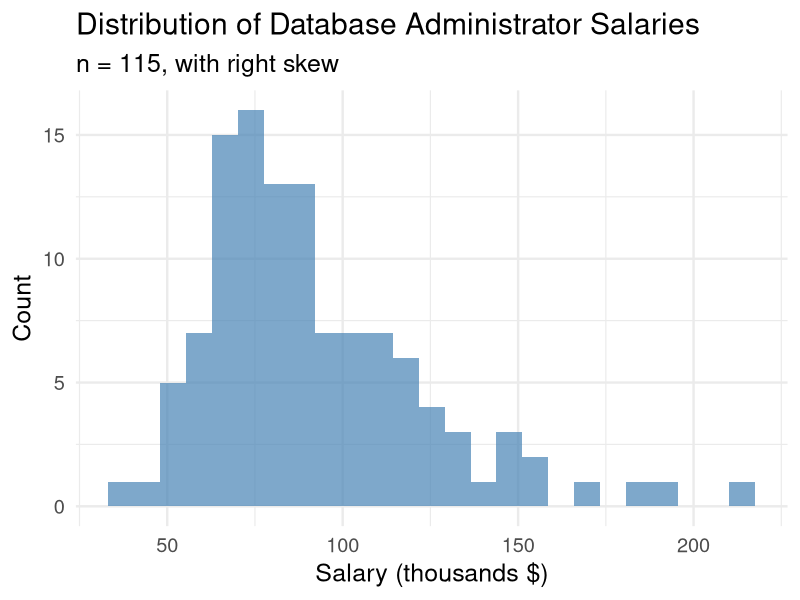
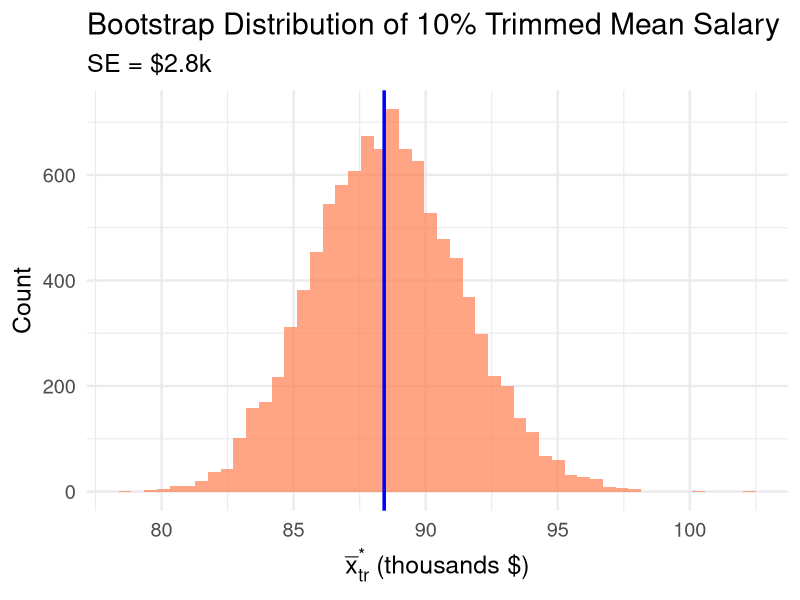
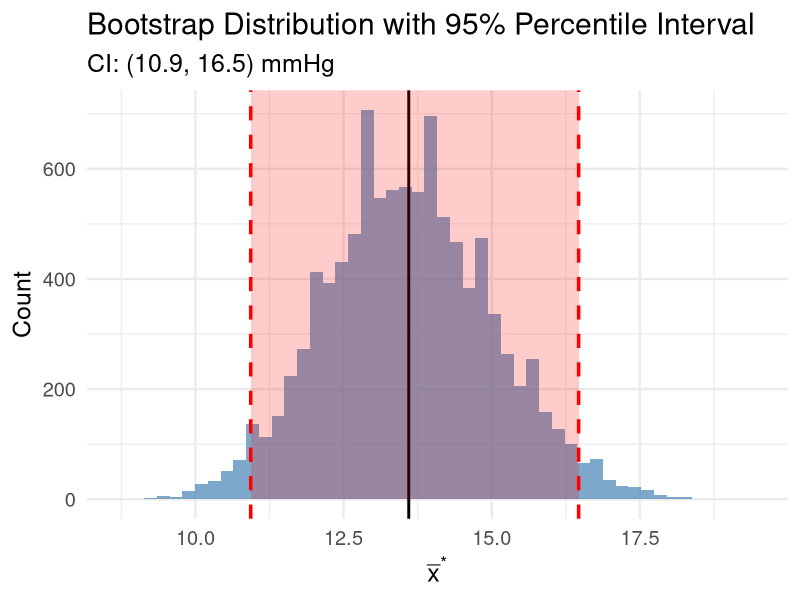
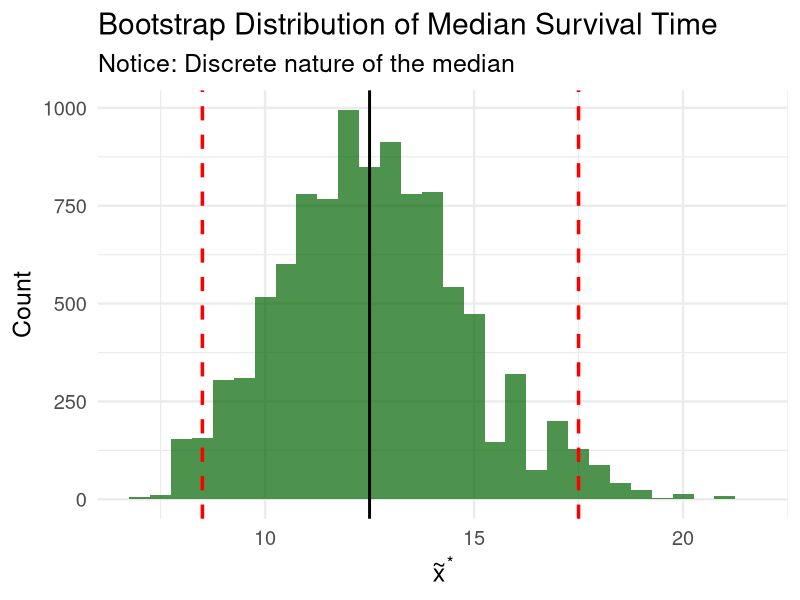
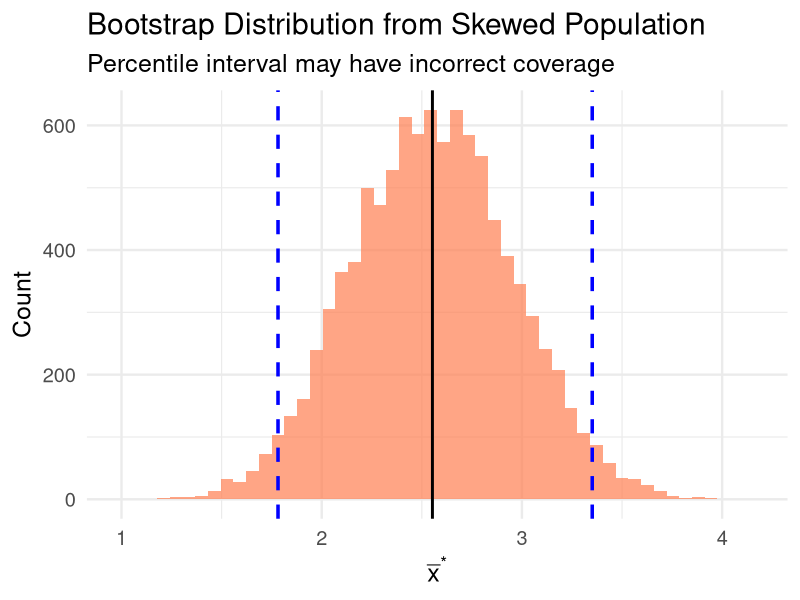
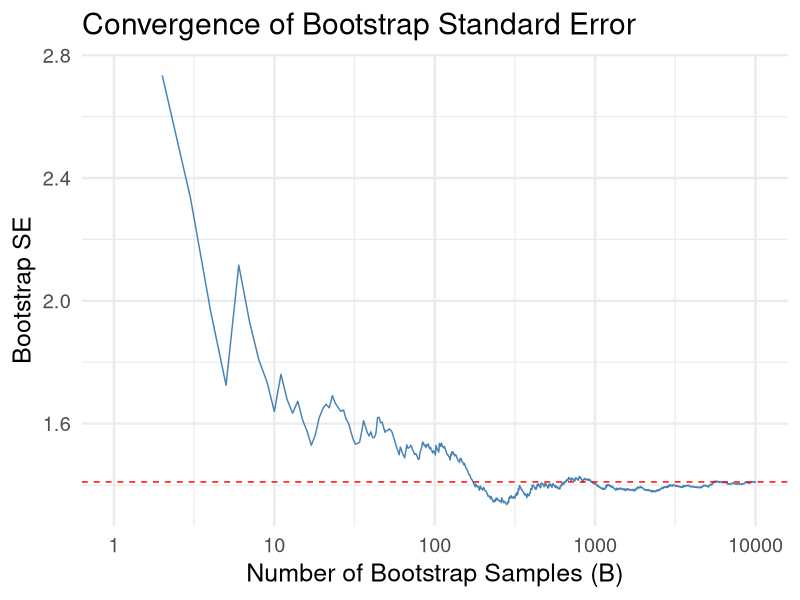
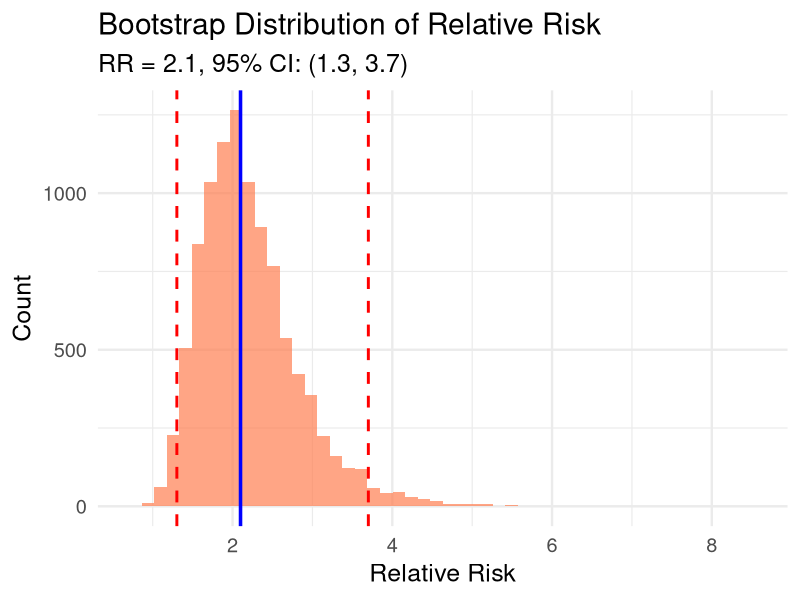
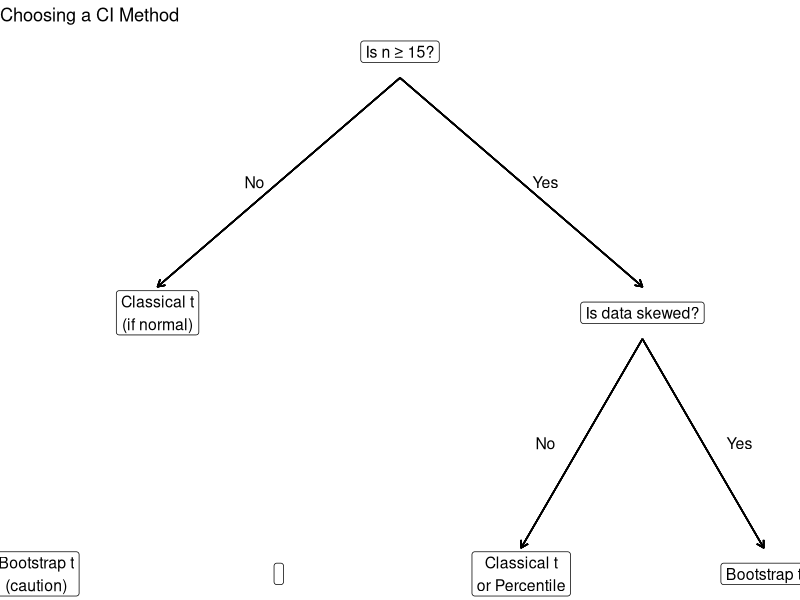

Recreate these plots in R, in order.
## ---- chunk 1
#| label: setup
#| include: false
library(tidyverse)
library(broom)
library(patchwork)
set.seed(551)
theme_set(theme_minimal(base_size = 18))
## ---- chunk 2
#| echo: true
response_times <- c(8, 12, 15, 7, 22, 45, 11, 9, 14, 18, 10, 13)
n <- length(response_times)

cat("n =", n, "\n")
cat("Mean:", round(mean(response_times), 2), "days\n")
cat("Median:", median(response_times), "days\n")
cat("SD:", round(sd(response_times), 2), "days")
## ---- chunk 3
#| echo: true
bp_reduction <- c(12, 8, 15, 22, 5, 18, 11, 14, 9, 25, 7, 16, 13, 10, 19)
n_bp <- length(bp_reduction)

cat("Sample size:", n_bp, "\n")
cat("Mean reduction:", round(mean(bp_reduction), 2), "mmHg\n")
cat("Sample SD:", round(sd(bp_reduction), 2), "mmHg\n")
cat("Classical SE:", round(sd(bp_reduction)/sqrt(n_bp), 2), "mmHg")
## ---- chunk 4
#| echo: true
set.seed(551)
B <- 10000
boot_means_bp <- replicate(B, {
  boot_sample <- sample(bp_reduction, n_bp, replace = TRUE)
  mean(boot_sample)
})

# Compare standard errors
classical_se <- sd(bp_reduction) / sqrt(n_bp)
boot_se <- sd(boot_means_bp)

cat("Classical SE (s/√n):", round(classical_se, 3), "\n")
cat("Bootstrap SE:", round(boot_se, 3), "\n")
cat("Ratio:", round(boot_se / classical_se, 3))
## ---- chunk 5
#| echo: true
# Data with potential outlier
response_times <- c(8, 12, 15, 7, 22, 45, 11, 9, 14, 18, 10, 13)

# Bootstrap for 10% trimmed mean
set.seed(551)
boot_trimmed <- replicate(10000, {
  x <- sample(response_times, length(response_times), replace = TRUE)
  mean(x, trim = 0.10)  # Trim 10% from each end
})

cat("Sample mean:", round(mean(response_times), 2), "\n")
cat("10% Trimmed mean:", round(mean(response_times, trim = 0.10), 2), "\n")
cat("Bootstrap SE of trimmed mean:", round(sd(boot_trimmed), 2))
## ---- chunk 6
#| echo: true
#| code-fold: true
# Sample salaries (in thousands) - simulated based on Devore example
set.seed(123)
salaries <- round(c(rlnorm(100, log(80), 0.3), rlnorm(15, log(150), 0.4))) * 1000
n_sal <- length(salaries)

tibble(x = salaries) |>
  ggplot(aes(x = x/1000)) +
  geom_histogram(bins = 25, fill = "steelblue", alpha = 0.7) +
  labs(x = "Salary (thousands $)", y = "Count",
       title = "Distribution of Database Administrator Salaries",
       subtitle = paste0("n = ", n_sal, ", with right skew"))
## ---- chunk 7
#| echo: true
# 10% trimmed mean
xbar_tr <- mean(salaries, trim = 0.10)

# Bootstrap
set.seed(551)
B <- 10000
boot_trimmed_sal <- replicate(B, {
  x <- sample(salaries, n_sal, replace = TRUE)
  mean(x, trim = 0.10)
})

cat("10% Trimmed mean:", round(xbar_tr, 0), "\n")
cat("Bootstrap SE:", round(sd(boot_trimmed_sal), 0), "\n")
cat("Bootstrap mean of trimmed means:", round(mean(boot_trimmed_sal), 0))
## ---- chunk 8
#| code-fold: true
#| fig-height: 6
tibble(x = boot_trimmed_sal) |>
  ggplot(aes(x = x/1000)) +
  geom_histogram(bins = 50, fill = "coral", alpha = 0.7) +
  geom_vline(xintercept = xbar_tr/1000, color = "blue", linewidth = 1.2) +
  labs(x = expression(bar(x)[tr]^"*" ~ "(thousands $)"), y = "Count",
       title = "Bootstrap Distribution of 10% Trimmed Mean Salary",
       subtitle = paste0("SE = $", round(sd(boot_trimmed_sal)/1000, 1), "k"))
## ---- chunk 9
# Check bias for trimmed mean
boot_bias <- mean(boot_trimmed_sal) - xbar_tr
cat("Bootstrap bias estimate:", round(boot_bias, 0), "\n")
cat("Bias as % of estimate:", round(100 * boot_bias / xbar_tr, 2), "%")
## ---- chunk 10
#| echo: true
# Blood pressure reduction data
set.seed(551)
bp_reduction <- c(12, 8, 15, 22, 5, 18, 11, 14, 9, 25, 7, 16, 13, 10, 19)

# Bootstrap
boot_means_bp <- replicate(10000, mean(sample(bp_reduction, length(bp_reduction), replace = TRUE)))

# 95% Percentile interval
percentile_ci <- quantile(boot_means_bp, probs = c(0.025, 0.975))

cat("Sample mean:", round(mean(bp_reduction), 2), "mmHg\n")
cat("95% Bootstrap Percentile CI:", round(percentile_ci, 2), "mmHg\n")

# Compare to t-interval
t_ci <- t.test(bp_reduction)$conf.int
cat("95% t-interval:", round(t_ci, 2), "mmHg")
## ---- chunk 11
#| code-fold: true
#| fig-height: 6
tibble(x = boot_means_bp) |>
  ggplot(aes(x = x)) +
  geom_histogram(bins = 50, fill = "steelblue", alpha = 0.7) +
  geom_vline(xintercept = percentile_ci, color = "red", linewidth = 1.2, linetype = "dashed") +
  geom_vline(xintercept = mean(bp_reduction), color = "black", linewidth = 1) +
  annotate("rect", xmin = percentile_ci[1], xmax = percentile_ci[2], 
           ymin = 0, ymax = Inf, alpha = 0.2, fill = "red") +
  labs(x = expression(bar(x)^"*"), y = "Count",
       title = "Bootstrap Distribution with 95% Percentile Interval",
       subtitle = paste0("CI: (", round(percentile_ci[1], 1), ", ", round(percentile_ci[2], 1), ") mmHg"))
## ---- chunk 12
#| echo: true
# Survival times (months) for 20 cancer patients
survival_times <- c(4, 8, 12, 15, 18, 6, 9, 24, 36, 11,
                    7, 14, 21, 10, 13, 5, 17, 22, 8, 19)

# Bootstrap for median
set.seed(551)
boot_medians <- replicate(10000, {
  median(sample(survival_times, length(survival_times), replace = TRUE))
})

# Results
cat("Sample median:", median(survival_times), "months\n")
cat("Bootstrap SE:", round(sd(boot_medians), 2), "months\n")
cat("95% Percentile CI:", quantile(boot_medians, c(0.025, 0.975)), "months")
## ---- chunk 13
#| code-fold: true
#| fig-height: 5.5
med_ci <- quantile(boot_medians, c(0.025, 0.975))

tibble(x = boot_medians) |>
  ggplot(aes(x = x)) +
  geom_histogram(bins = 30, fill = "darkgreen", alpha = 0.7) +
  geom_vline(xintercept = med_ci, color = "red", linewidth = 1.2, linetype = "dashed") +
  geom_vline(xintercept = median(survival_times), color = "black", linewidth = 1) +
  labs(x = expression(tilde(x)^"*"), y = "Count",
       title = "Bootstrap Distribution of Median Survival Time",
       subtitle = "Notice: Discrete nature of the median")
## ---- chunk 14
#| echo: true
# Bootstrap t interval for trimmed mean salary
xbar_tr <- mean(salaries, trim = 0.10)
se_boot <- sd(boot_trimmed_sal)
t_crit <- qt(0.975, df = length(salaries) - 1)

ci_lower <- xbar_tr - t_crit * se_boot
ci_upper <- xbar_tr + t_crit * se_boot

cat("Bootstrap t 95% CI for trimmed mean salary:\n")
cat("($", round(ci_lower, 0), ", $", round(ci_upper, 0), ")", sep = "")
## ---- chunk 15
#| echo: true
bootstrap_t_interval <- function(data, B = 10000, conf = 0.95) {
  n <- length(data)
  xbar <- mean(data)
  se <- sd(data) / sqrt(n)
  
  # Compute bootstrap t statistics
  t_star <- replicate(B, {
    boot_samp <- sample(data, n, replace = TRUE)
    (mean(boot_samp) - xbar) / (sd(boot_samp) / sqrt(n))
  })
  
  # Quantiles
  alpha <- 1 - conf
  q_lower <- quantile(t_star, alpha/2)
  q_upper <- quantile(t_star, 1 - alpha/2)
  
  # CI (note the reversal!)
  c(xbar - q_upper * se, xbar - q_lower * se)
}

# Apply to blood pressure data
boot_t_ci <- bootstrap_t_interval(bp_reduction)
cat("Bootstrap t CI:", round(boot_t_ci, 2), "mmHg")
## ---- chunk 16
#| echo: true
#| code-fold: true
# Compare all CI methods for BP reduction data
set.seed(551)

# Classical t
t_result <- t.test(bp_reduction)$conf.int

# Bootstrap percentile
boot_stats <- replicate(10000, mean(sample(bp_reduction, length(bp_reduction), replace = TRUE)))
pct_ci <- quantile(boot_stats, c(0.025, 0.975))

# Bootstrap t
boot_t_ci <- bootstrap_t_interval(bp_reduction)

tibble(
  Method = c("Classical t", "Bootstrap Percentile", "Bootstrap t"),
  Lower = c(t_result[1], pct_ci[1], boot_t_ci[1]),
  Upper = c(t_result[2], pct_ci[2], boot_t_ci[2])
) |>
  mutate(
    Width = Upper - Lower,
    across(Lower:Width, ~round(.x, 2))
  )
## ---- chunk 17
#| code-fold: true
#| fig-height: 5.5
# Highly skewed data
set.seed(551)
skewed_data <- rexp(15, rate = 0.5)  # Exponential with mean 2

boot_skewed <- replicate(10000, mean(sample(skewed_data, 15, replace = TRUE)))
pct_ci_skew <- quantile(boot_skewed, c(0.025, 0.975))

tibble(x = boot_skewed) |>
  ggplot(aes(x = x)) +
  geom_histogram(bins = 50, fill = "coral", alpha = 0.7) +
  geom_vline(xintercept = pct_ci_skew, color = "blue", linewidth = 1.2, linetype = "dashed") +
  geom_vline(xintercept = mean(skewed_data), color = "black", linewidth = 1) +
  labs(x = expression(bar(x)^"*"), y = "Count",
       title = "Bootstrap Distribution from Skewed Population",
       subtitle = "Percentile interval may have incorrect coverage")
## ---- chunk 18
#| echo: true
# Demonstrating convergence of bootstrap SE
set.seed(551)
B_values <- c(100, 500, 1000, 5000, 10000)

convergence <- map_dfr(B_values, function(B) {
  boot_means <- replicate(B, mean(sample(bp_reduction, length(bp_reduction), replace = TRUE)))
  tibble(B = B, SE = sd(boot_means))
})

convergence
## ---- chunk 19
#| code-fold: true
#| fig-height: 5.5
set.seed(551)
# Run multiple bootstrap analyses with different B
running_se <- tibble(
  B = 1:10000,
  cumulative_se = accumulate(
    replicate(10000, mean(sample(bp_reduction, length(bp_reduction), replace = TRUE))),
    ~c(.x, .y),
    .init = numeric(0)
  )[-1] |> map_dbl(sd)
)

running_se |>
  ggplot(aes(x = B, y = cumulative_se)) +
  geom_line(color = "steelblue") +
  geom_hline(yintercept = tail(running_se$cumulative_se, 1), linetype = "dashed", color = "red") +
  labs(x = "Number of Bootstrap Samples (B)", y = "Bootstrap SE",
       title = "Convergence of Bootstrap Standard Error") +
  scale_x_log10()
## ---- chunk 20
#| echo: false
tibble(
  Situation = c("Small n (≤10), normal data", 
                "Small n (≤10), skewed data",
                "Large n, normal data",
                "Large n, skewed data",
                "Complex statistic (trimmed mean, ratio)"),
  Recommendation = c("Classical t preferred",
                     "Bootstrap t (with caution)",
                     "Either works well",
                     "Bootstrap t preferred",
                     "Bootstrap (no classical alternative)")
) |>
  knitr::kable()
## ---- chunk 21
#| echo: true
# Relative risk
p1 <- 55/3338  # High BP group
p2 <- 21/2676  # Low BP group
rr_hat <- p1/p2

cat("Risk (high BP):", round(p1 * 100, 2), "%\n")
cat("Risk (low BP):", round(p2 * 100, 2), "%\n")
cat("Relative Risk:", round(rr_hat, 2))
## ---- chunk 22
#| echo: true
set.seed(551)
n1 <- 3338; x1 <- 55
n2 <- 2676; x2 <- 21

# Bootstrap
boot_rr <- replicate(10000, {
  # Resample from each group (binary outcomes)
  boot_p1 <- sum(sample(c(rep(1, x1), rep(0, n1 - x1)), n1, replace = TRUE)) / n1
  boot_p2 <- sum(sample(c(rep(1, x2), rep(0, n2 - x2)), n2, replace = TRUE)) / n2
  
  # Handle division by zero
  if (boot_p2 == 0) return(NA)
  boot_p1 / boot_p2
})

boot_rr <- boot_rr[!is.na(boot_rr)]

cat("Bootstrap SE:", round(sd(boot_rr), 3), "\n")
cat("95% Percentile CI:", round(quantile(boot_rr, c(0.025, 0.975)), 2))
## ---- chunk 23
#| code-fold: true
#| fig-height: 5.5
rr_ci <- quantile(boot_rr, c(0.025, 0.975))

tibble(x = boot_rr) |>
  ggplot(aes(x = x)) +
  geom_histogram(bins = 50, fill = "coral", alpha = 0.7) +
  geom_vline(xintercept = rr_hat, color = "blue", linewidth = 1.2) +
  geom_vline(xintercept = rr_ci, color = "red", linewidth = 1, linetype = "dashed") +
  labs(x = "Relative Risk", y = "Count",
       title = "Bootstrap Distribution of Relative Risk",
       subtitle = paste0("RR = ", round(rr_hat, 2), ", 95% CI: (", 
                        round(rr_ci[1], 2), ", ", round(rr_ci[2], 2), ")"))
## ---- chunk 24
#| echo: true
set.seed(551)
# Treatment A: faster, less variable
drug_A <- c(12, 18, 15, 22, 14, 16, 20, 13, 17, 19)
# Treatment B: slower, more variable  
drug_B <- c(25, 18, 35, 22, 28, 15, 42, 20, 30, 24)

cat("Drug A - Mean:", round(mean(drug_A), 1), ", SD:", round(sd(drug_A), 1), "\n")
cat("Drug B - Mean:", round(mean(drug_B), 1), ", SD:", round(sd(drug_B), 1), "\n")
cat("Difference (B - A):", round(mean(drug_B) - mean(drug_A), 1), "minutes")
## ---- chunk 25
#| echo: true
set.seed(551)
# Bootstrap the difference in means
boot_diff <- replicate(10000, {
  boot_A <- sample(drug_A, length(drug_A), replace = TRUE)
  boot_B <- sample(drug_B, length(drug_B), replace = TRUE)
  mean(boot_B) - mean(boot_A)
})

# Results
diff_ci <- quantile(boot_diff, c(0.025, 0.975))
cat("Bootstrap SE:", round(sd(boot_diff), 2), "\n")
cat("95% CI for difference:", round(diff_ci, 2), "minutes")
## ---- chunk 26
#| echo: true
# Lung cancer cases
cases_smokers <- 85; cases_nonsmokers <- 15
# Controls
controls_smokers <- 60; controls_nonsmokers <- 40

# Sample odds ratio
or_hat <- (cases_smokers * controls_nonsmokers) / (cases_nonsmokers * controls_smokers)
cat("Sample Odds Ratio:", round(or_hat, 2))
## ---- chunk 27
#| echo: true
set.seed(551)
# Bootstrap
n_cases <- cases_smokers + cases_nonsmokers
n_controls <- controls_smokers + controls_nonsmokers

boot_or <- replicate(10000, {
  # Resample cases
  boot_cases <- sample(c(rep(1, cases_smokers), rep(0, cases_nonsmokers)), 
                       n_cases, replace = TRUE)
  boot_case_smoke <- sum(boot_cases)
  boot_case_nonsmoke <- n_cases - boot_case_smoke
  
  # Resample controls
  boot_controls <- sample(c(rep(1, controls_smokers), rep(0, controls_nonsmokers)), 
                          n_controls, replace = TRUE)
  boot_ctrl_smoke <- sum(boot_controls)
  boot_ctrl_nonsmoke <- n_controls - boot_ctrl_smoke
  
  # OR (with continuity correction)
  (boot_case_smoke + 0.5) * (boot_ctrl_nonsmoke + 0.5) / 
    ((boot_case_nonsmoke + 0.5) * (boot_ctrl_smoke + 0.5))
})

cat("95% CI for OR:", round(quantile(boot_or, c(0.025, 0.975)), 2))
## ---- chunk 28
#| echo: false
#| fig-height: 5
tibble(
  x = c(1, 0.5, 1.5, 0.25, 0.75, 1.25, 1.75),
  y = c(3, 2, 2, 1, 1, 1, 1),
  label = c("Is n ≥ 15?", "Classical t\n(if normal)", "Is data skewed?", 
            "Bootstrap t\n(caution)", "", "Classical t\nor Percentile", "Bootstrap t"),
  type = c("decision", "terminal", "decision", "terminal", "", "terminal", "terminal")
) |>
  ggplot(aes(x, y, label = label)) +
  geom_segment(aes(x = 1, xend = 0.5, y = 2.9, yend = 2.1), arrow = arrow(length = unit(0.2, "cm"))) +
  geom_segment(aes(x = 1, xend = 1.5, y = 2.9, yend = 2.1), arrow = arrow(length = unit(0.2, "cm"))) +
  geom_segment(aes(x = 1.5, xend = 1.25, y = 1.9, yend = 1.1), arrow = arrow(length = unit(0.2, "cm"))) +
  geom_segment(aes(x = 1.5, xend = 1.75, y = 1.9, yend = 1.1), arrow = arrow(length = unit(0.2, "cm"))) +
  geom_label(fill = "white", size = 4) +
  annotate("text", x = 0.7, y = 2.5, label = "No", size = 4) +
  annotate("text", x = 1.3, y = 2.5, label = "Yes", size = 4) +
  annotate("text", x = 1.3, y = 1.5, label = "No", size = 4) +
  annotate("text", x = 1.7, y = 1.5, label = "Yes", size = 4) +
  theme_void() +
  labs(title = "Choosing a CI Method")
